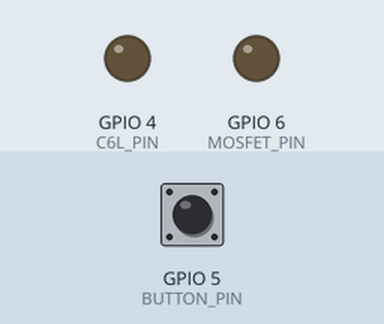
Simulated run of this sketch. Board: ESP32-C3. Shown: output pins drawn as LEDs (lit = HIGH). Dashed ring = blinking. The inputs (shaded band) are chosen by the test bench; at power-on: GPIO 5 (BUTTON_PIN) HIGH. What the sketch prints to the serial monitor is not drawn.

Above: at 3.5 s.
3.6 s: GPIO 5 (BUTTON_PIN) pulled LOW for 0.15 s
At 4.3 s:
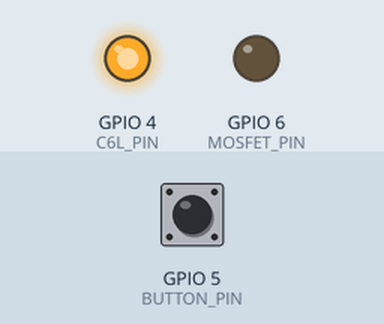
5.9 s: GPIO 5 (BUTTON_PIN) pulled LOW for 1 s
At 7.04 s:
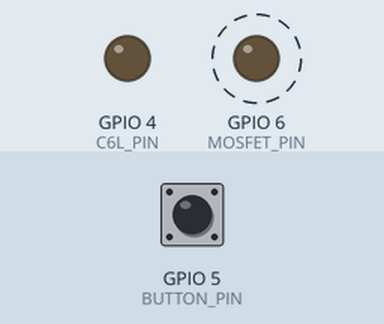
8.4 s: GPIO 5 (BUTTON_PIN) pulled LOW for 3.2 s
At 11.64 s:
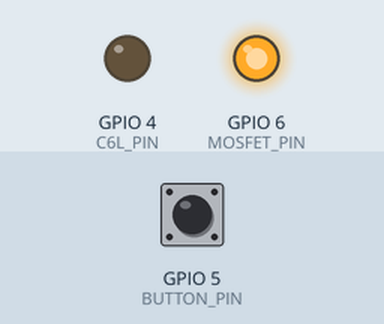
Timing chart, 0 to 13.3 s (numbered marks = the images above; inputs shaded):
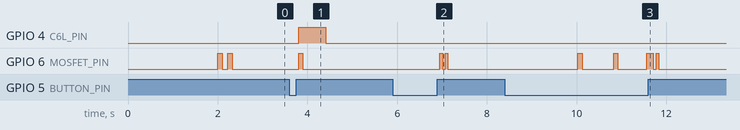

The sketch:

esp32c3_unit_c6l_lora.ino
```cpp
// ============================================
// ESP32-C3 SuperMini + UNIT-C6L (v2: 短押し/長押し対応)
//
//   短押し (0.8秒以内に離す) : ピッ + G4パルス1回
//     -> サーバー側: 開始前=準備完了 / ゲーム中(無限復活戦)=復活カウント
//   長押し (10秒保持)        : 加速ピップ -> 連続ピー3秒 + G4パルス2回(3秒間隔)
//     -> サーバー側: ゲーム中(フラッグ戦・攻防戦)=フラッグ獲得
//   途中で離す (0.8秒〜10秒) : ブッブッ(キャンセル音) + 何も送らない
// ============================================
//
// 配線:
//   GPIO4 -> UNIT-C6L G4 (センサー通知 / Meshtastic Detection)
//   GPIO5 -> デバイススイッチ (SW) 短絡でLOW -> 押下検出
//   GPIO6 -> NMOS(TRIG) ローサイドMOSFET -> 24Vブザー
//          TRIG-GND 間に 10kΩ プルダウン (書き込み時の誤鳴動防止)
//
// 電源: モバイルバッテリー 5V
// ブザー: DCDCで24V昇圧
//
// 注意: Meshtastic側の Detection Sensor 設定で
//       Minimum Broadcast Seconds を 1 にすること
//       (3のままだと長押しの2回目のパルスが送信されないことがある)
// ============================================

// ===== ピン定義 (ESP32-C3 SuperMini) =====
const int C6L_PIN    = 4;   // UNIT-C6L G4 へ通知
const int BUTTON_PIN = 5;   // デバイススイッチ (内部プルアップ, 短絡=LOW)
const int MOSFET_PIN = 6;   // ローサイドMOSFET (ブザー駆動)

// ===== タイミング設定 =====
const unsigned long SHORT_MAX_MS       = 800;    // これ以内に離したら短押し
const unsigned long HOLD_TIME          = 10000;  // 長押し判定 10秒 (押下開始から)
// PULSE_HIGH_MS は Meshtastic の Minimum Broadcast Seconds (=1秒) より短くすること。
// 1秒以上HIGHを保持すると、1回のパルスで Detection Sensor が2回発報し(こだま)、
// 短押しが長押しに誤判定される恐れがある (実測で1秒HIGH時に二重発報を確認済み)
const unsigned long PULSE_HIGH_MS      = 600;    // G4 HIGH保持 (1パルスあたり)
const unsigned long PULSE_GAP_MS       = 2400;   // 長押し時の2パルス間のLOW時間 (2発目は開始から3秒後)
const unsigned long FINAL_BEEP_MS      = 3000;   // 長押し発火後の連続ピー
const unsigned long DEBOUNCE_MS        = 50;     // チャタリング除去 (ms)

// 起動音 / 確認音 / キャンセル音 / 加速ピップ
const unsigned long STARTUP_BEEP_MS      = 100;    // 起動音 各ピのON時間
const unsigned long STARTUP_GAP_MS       = 120;    // 起動音 ピ間のOFF
const unsigned long CONFIRM_BEEP_MS      = 90;     // 短押し確認音 ピッ
const unsigned long CANCEL_BEEP_MS       = 60;     // キャンセル音 ブッ (2回)
const unsigned long PIP_ON_MS            = 90;     // 各ピのON時間
const unsigned long PIP_INTERVAL_START   = 900;    // 最初のピ間隔 (ms)
const unsigned long PIP_INTERVAL_END     = 80;     // 直前のピ間隔 (ms)

// ===== 状態 =====
enum SystemState {
  STATE_IDLE,       // 待機
  STATE_PRESSED,    // 押下直後 (短押しか長押し開始か判定待ち)
  STATE_COUNTDOWN,  // 長押しカウントダウン中 (加速ピップ)
  STATE_FIRING      // 発火処理中 (ボタン無視)
};

SystemState   systemState       = STATE_IDLE;
unsigned long pressStart        = 0;
int           lastPrintedTenths = -1;

// 加速ピップ ステートマシン
bool          pipOn            = false;
unsigned long pipPhaseStart    = 0;
unsigned long lastPipEnd       = 0;

// チャタリング対策 (デバウンス)
bool          btnReading       = false;
bool          btnStable        = false;
unsigned long btnChangeTime    = 0;

// ----- 前方宣言 -----
bool readButtonDebounced();
void resetCountdownBeep();
void playStartupBeep();
void playCancelBeep();
void updateSerialCountdown(unsigned long elapsed);
void updateAcceleratingPip(unsigned long elapsed);
unsigned long calcPipInterval(unsigned long elapsed);
void fireShort();
void fireLong();

unsigned long calcPipInterval(unsigned long elapsed) {
  if (elapsed >= HOLD_TIME) return PIP_INTERVAL_END;
  float progress = (float)elapsed / (float)HOLD_TIME;
  return PIP_INTERVAL_START
       - (unsigned long)((PIP_INTERVAL_START - PIP_INTERVAL_END) * progress);
}

bool readButtonDebounced() {
  bool reading = (digitalRead(BUTTON_PIN) == LOW);
  if (reading != btnReading) {
    btnReading    = reading;
    btnChangeTime = millis();
  }
  if ((millis() - btnChangeTime) >= DEBOUNCE_MS) {
    btnStable = btnReading;
  }
  return btnStable;
}

void resetCountdownBeep() {
  pipOn         = false;
  pipPhaseStart = millis();
  lastPipEnd    = millis();
  digitalWrite(MOSFET_PIN, LOW);
}

// 起動完了の合図: ピッ・ピッ (2回)
void playStartupBeep() {
  for (int i = 0; i < 2; i++) {
    digitalWrite(MOSFET_PIN, HIGH);
    delay(STARTUP_BEEP_MS);
    digitalWrite(MOSFET_PIN, LOW);
    if (i < 1) delay(STARTUP_GAP_MS);
  }
}

// 長押しキャンセルの合図: ブッ・ブッ (短く2回)
void playCancelBeep() {
  for (int i = 0; i < 2; i++) {
    digitalWrite(MOSFET_PIN, HIGH);
    delay(CANCEL_BEEP_MS);
    digitalWrite(MOSFET_PIN, LOW);
    if (i < 1) delay(CANCEL_BEEP_MS);
  }
}

void setup() {
  // 起動直後にブザーOFF (setup完了前の誤動作を抑える)
  pinMode(MOSFET_PIN, OUTPUT);
  pinMode(C6L_PIN, OUTPUT);
  digitalWrite(MOSFET_PIN, LOW);
  digitalWrite(C6L_PIN, LOW);

  Serial.begin(115200);
  delay(2000);  // USB-CDC 安定化

  pinMode(BUTTON_PIN, INPUT_PULLUP);

  btnReading    = (digitalRead(BUTTON_PIN) == LOW);
  btnStable     = btnReading;
  btnChangeTime = millis();

  playStartupBeep();

  Serial.println("=== ESP32-C3 + UNIT-C6L (v2) ===");
  Serial.println("起動完了 (ピピ)");
  Serial.printf("  短押し: %lu ms以内に離す -> G4パルス1回\n", SHORT_MAX_MS);
  Serial.printf("  長押し: %lu秒保持 -> G4パルス2回 (間隔 %lu ms)\n",
                HOLD_TIME / 1000, PULSE_HIGH_MS + PULSE_GAP_MS);
  Serial.printf("  ビープ: 加速ピップ 間隔 %lu~%lu ms -> 連続ピー %lu秒\n",
                PIP_INTERVAL_START, PIP_INTERVAL_END, FINAL_BEEP_MS / 1000);
  Serial.printf("  デバウンス: %lu ms\n", DEBOUNCE_MS);
}

void loop() {
  bool pressed = readButtonDebounced();

  // 発火中はボタン状態を無視
  if (systemState == STATE_FIRING) {
    delay(5);
    return;
  }

  // ===== 押下直後: 短押しか長押し開始かの判定待ち =====
  if (systemState == STATE_PRESSED) {
    unsigned long elapsed = millis() - pressStart;

    if (!pressed) {
      // SHORT_MAX_MS以内に離した -> 短押し確定
      systemState = STATE_FIRING;
      Serial.println("短押し確定 -> パルス1回送信");
      fireShort();
      systemState = STATE_IDLE;
      Serial.println("待機中...");
      delay(5);
      return;
    }

    if (elapsed > SHORT_MAX_MS) {
      // 保持継続 -> 長押しカウントダウンへ移行
      systemState       = STATE_COUNTDOWN;
      lastPrintedTenths = -1;
      resetCountdownBeep();
      Serial.println("長押しモード開始... (カウントダウン)");
    }

    delay(5);
    return;
  }

  // ===== 長押しカウントダウン中 =====
  if (systemState == STATE_COUNTDOWN) {
    unsigned long elapsed = millis() - pressStart;
    updateSerialCountdown(elapsed);

    // 10秒到達を最優先 (手を離す直前でも発火する)
    if (elapsed >= HOLD_TIME) {
      systemState = STATE_FIRING;
      digitalWrite(MOSFET_PIN, LOW);
      pipOn = false;
      Serial.println("残り:  0.0秒 -> 長押し発火!");
      fireLong();
      systemState = STATE_IDLE;
      lastPrintedTenths = -1;
      Serial.println("待機中...");
      delay(5);
      return;
    }

    if (!pressed) {
      // 途中で離した -> キャンセル (何も送らない)
      systemState       = STATE_IDLE;
      lastPrintedTenths = -1;
      resetCountdownBeep();
      playCancelBeep();
      Serial.println("押下解除 -> キャンセル (送信なし)");
    } else {
      updateAcceleratingPip(elapsed);
    }

    delay(5);
    return;
  }

  // ===== STATE_IDLE =====
  if (pressed) {
    systemState = STATE_PRESSED;
    pressStart  = millis();
    Serial.println("押下検出... (短押し/長押し判定中)");
  }

  delay(5);
}

// シリアル: 残り時間を0.1秒単位で改行表示
void updateSerialCountdown(unsigned long elapsed) {
  unsigned long remainMs = HOLD_TIME - elapsed;
  int tenths = (int)((remainMs + 50) / 100);

  if (tenths != lastPrintedTenths) {
    lastPrintedTenths = tenths;
    Serial.printf("残り: %2d.%1d秒\n", tenths / 10, tenths % 10);
  }
}

// 加速ピップ (間隔が短くなる連続ビープ, ノンブロッキング)
void updateAcceleratingPip(unsigned long elapsed) {
  unsigned long now = millis();

  if (pipOn) {
    if (now - pipPhaseStart >= PIP_ON_MS) {
      digitalWrite(MOSFET_PIN, LOW);
      pipOn      = false;
      lastPipEnd = now;
    }
  } else {
    unsigned long interval = calcPipInterval(elapsed);
    if (now - lastPipEnd >= interval) {
      digitalWrite(MOSFET_PIN, HIGH);
      pipOn         = true;
      pipPhaseStart = now;
    }
  }
}

// ===== 短押し発火: 確認音ピッ + G4パルス1回 =====
void fireShort() {
  Serial.println("G4パルス送信 (1回)");

  digitalWrite(C6L_PIN, HIGH);

  // パルス送出中に確認音を鳴らす
  digitalWrite(MOSFET_PIN, HIGH);
  delay(CONFIRM_BEEP_MS);
  digitalWrite(MOSFET_PIN, LOW);
  delay(PULSE_HIGH_MS - CONFIRM_BEEP_MS);

  digitalWrite(C6L_PIN, LOW);

  Serial.println("短押し送信完了");
}

// ===== 長押し発火: 連続ピー3秒 + G4パルス2回 (手を離しても完走する) =====
void fireLong() {
  Serial.println("G4ダブルパルス + 連続ピー開始");

  // パルス1回目 (ブザーON開始)
  digitalWrite(C6L_PIN, HIGH);
  digitalWrite(MOSFET_PIN, HIGH);
  delay(PULSE_HIGH_MS);           // 0.0-0.6s: G4 HIGH
  digitalWrite(C6L_PIN, LOW);

  delay(PULSE_GAP_MS);            // 0.6-3.0s: G4 LOW (ブザーは鳴りっぱなし = 計3秒)
  digitalWrite(MOSFET_PIN, LOW);

  // パルス2回目 (1回目の開始から3秒後)
  digitalWrite(C6L_PIN, HIGH);
  delay(PULSE_HIGH_MS);           // 3.0-3.6s: G4 HIGH
  digitalWrite(C6L_PIN, LOW);

  Serial.println("長押し送信完了 (パルス2回)");
}
```

Measured:
- after the input at 3.6 s, GPIO 4 (C6L_PIN): LOW → HIGH after 0.20 s, → LOW 0.60 s later; GPIO 6 (MOSFET_PIN): LOW → HIGH after 0.20 s, → LOW 0.09 s later
- after the input at 5.9 s, GPIO 6 (MOSFET_PIN): alternates HIGH for 0.06 s and LOW for 0.06 s, 4 changes in all, then stays LOW, starting after 1.1 s
- after the input at 8.4 s, GPIO 6 (MOSFET_PIN): LOW → HIGH after 1.6 s, → LOW 0.09 s later, → HIGH 0.71 s later, → LOW 0.09 s later, … (8 changes in this stretch)
